Frame 1 (no input): blank canvas, image omitted
Frame 60 (no input): blank canvas, image omitted
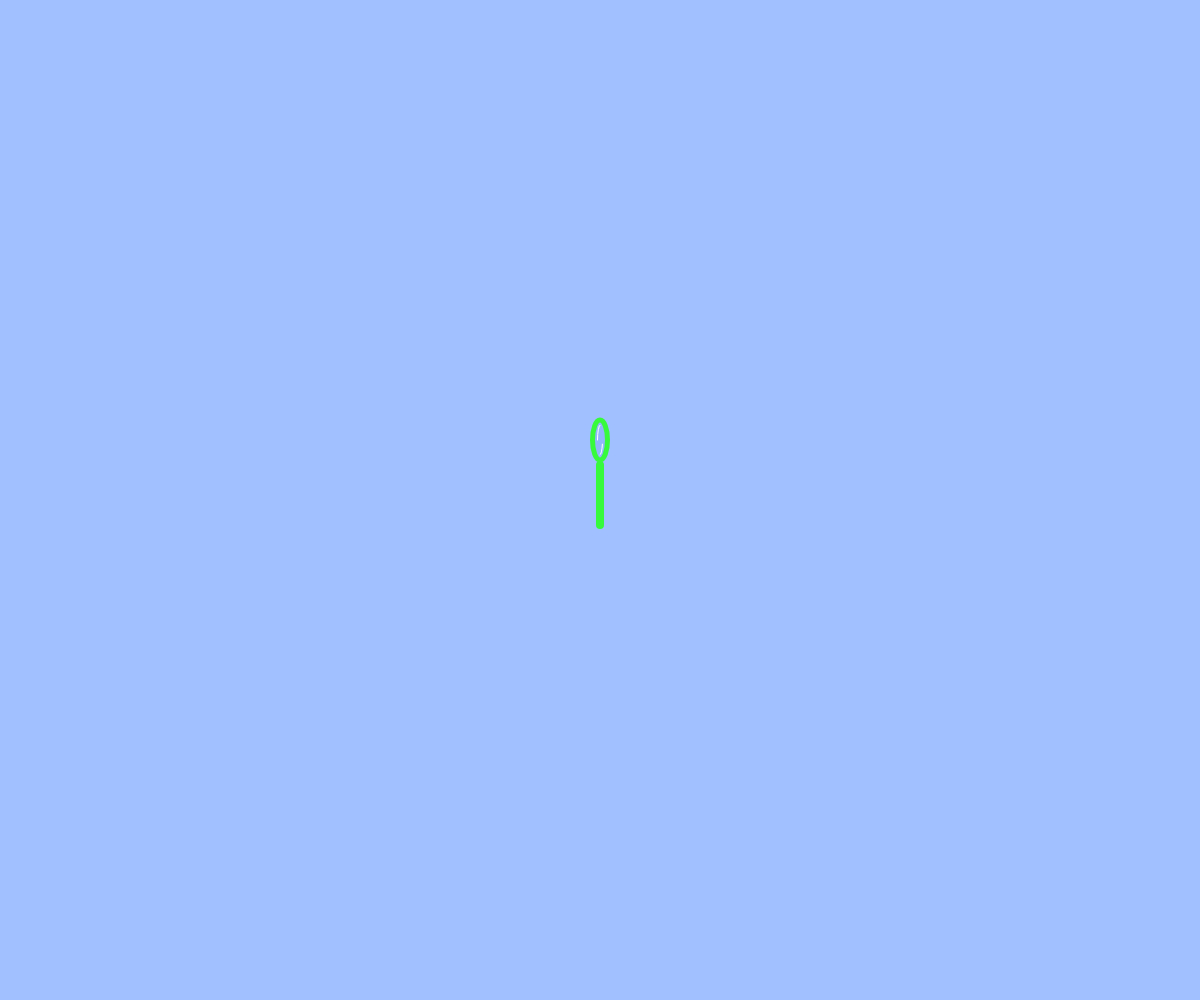
Frame 120 (the mouse pressed at the canvas centre since frame 60)

The p5.js sketch whose frames 1 and 60 were blank and that drew this single picture after the mouse press (run headless with seeded random() and noise() and a simulated clock; from frame 60 on, the mouse is pressed at the canvas centre):

// p5.js sketch
// ── sketch.js
//　テキスト「オブジェクト」
// 練習問題：ボールのサイズをランダムに変更してみよう
// 練習問題：何も操作しなくてもボールが湧いてくる機能を追加しよう

let balls;

function setup(){
  createCanvas(windowWidth, windowHeight);
  balls = [];
}

function draw(){
  background(160, 192, 255);
  for(let i = 0; i < balls.length; i++){
    let b = balls[i];
    noStroke();
    fill(255);
    ellipse(b.x, b.y, b.size);
    fill(146, 182, 252);
    ellipse(b.x, b.y, b.size*0.95);

    noFill();
    stroke(220, 66, 255);//紫
    strokeWeight(b.size/30);
    arc(b.x, b.y, b.size*0.9, b.size*0.9, HALF_PI+QUARTER_PI, PI+HALF_PI);
    arc(b.x, b.y, b.size*0.9, b.size*0.9, QUARTER_PI, HALF_PI);
    arc(b.x, b.y, b.size*0.9, b.size*0.9, 0, PI/8);
    stroke(78, 221, 252);//青
    arc(b.x, b.y, b.size*0.85, b.size*0.85, PI+HALF_PI+QUARTER_PI, QUARTER_PI);
    arc(b.x, b.y, b.size*0.85, b.size*0.85, HALF_PI+QUARTER_PI, PI+QUARTER_PI);
    arc(b.x, b.y, b.size*0.85, b.size*0.85, PI*4/3, PI*3/2);
    stroke(218, 255, 153);//緑
    arc(b.x, b.y, b.size*0.9, b.size*0.9, HALF_PI, HALF_PI+QUARTER_PI);
    arc(b.x, b.y, b.size*0.9, b.size*0.9, PI+QUARTER_PI, PI+HALF_PI+QUARTER_PI);
    stroke(255);//白
    arc(b.x, b.y, b.size*0.87, b.size*0.87, PI, PI*5/3);
    arc(b.x, b.y, b.size*0.87, b.size*0.87, PI/4, PI*2/3);
    strokeWeight(b.size/40);
    arc(b.x, b.y, b.size*0.77, b.size*0.77, PI, PI*5/3);
    strokeWeight(b.size/70);
    stroke(250, 235, 105);//黄
    arc(b.x, b.y, b.size*0.95, b.size*0.95, 0, PI/3);
    arc(b.x, b.y, b.size*0.95, b.size*0.95, PI*7/8, PI*15/8);
    stroke(78, 221, 252);//青
    strokeWeight(b.size/10);
    arc(b.x, b.y, b.size*0.5, b.size*0.5, PI/2, PI);

    noStroke();
    fill(255);
    ellipse(b.x-b.size*0.33, b.y-b.size/5, b.size/4, b.size/4);
    ellipse(b.x+b.size*0.38, b.y+b.size/5, b.size/6, b.size/6);

    b.x += b.vx;
    b.y += b.vy;
    b.vx += 0.1;
    b.vy -= 0.01;
  }
  // let b1={x:30, y:0, size:10, vx:0, vy:20};
  // balls.push(b1);
  // let b2={x:10, y:0, size:20, vx:0, vy:30};
  // balls.push(b2);
  // let b3={x:50, y:0, size:random(3, 10),vx:0, vy:10};
  // balls.push(b3);
  // let b4 ={x:70, y:0, size:10, vx:0, vy:20};
  // balls.push(b4);
  // let b5 = {x:90, y:0, size:20,vx:0, vy:30};
  // balls.push(b5);
  // let b6 = {x:130, y:0, size:40, vx:0, vy:50};
  // balls.push(b6);
  // let b7 = {x:200, y:0, size:random(7, 17),vx:0, vy:20};
  // balls.push(b7);
  // let b8 = {x:290, y:0, size:70, vx:0, vy:80};
  // balls.push(b8);
  // let b9 = {x:170, y:0, size:20,vx:0, vy:30};
  // balls.push(b9);
  // let b10 = {x:230, y:0, size:25, vx:0, vy:35};
  // balls.push(b10);
  // let b11 = {x:350, y:0, size:25, vx:0, vy:35};
  // let b12 = {x:380, y:0, size:random(7, 17),vx:0, vy:20};
  // let b13 = {x:410, y:0, size:20,vx:0, vy:30};
  // let b14 = {x:450, y:0, size:40, vx:0, vy:50};
  // let b15 = {x:490, y:0, size:20,vx:0, vy:30};
  // let b16 = {x:510, y:0, size:10, vx:0, vy:20};
  // let b17 = {x:530, y:0, size:random(3, 10),vx:0, vy:10};
  // let b18 = {x:550, y:0, size:10, vx:0, vy:20};
  // let b19 = {x:570, y:0, size:20, vx:0, vy:30};
  // balls.push(b11, b12, b13, b14, b15, b16, b17, b18, b19);

  if(mouseIsPressed){
    stroke(55, 250, 61);
    strokeWeight(5);
    fill(146, 182, 252);
    ellipse(mouseX, mouseY-60, 15, 40);
    strokeWeight(8);
    line(mouseX, mouseY-35, mouseX, mouseY+25);
    strokeWeight(2);
    // stroke(78, 221, 252);
    // arc(mouseX, mouseY-60, 5, 30, PI*7/5, PI*9/5);
    // stroke(220, 66, 255);
    // arc(mouseX, mouseY-60, 5, 30, PI/2, PI*3/5);
    // strokeWeight(1.5);
    // stroke(250, 235, 105);
    // arc(mouseX, mouseY-60, 7, 34, PI*3/5, PI*6/5);
    strokeWeight(1);
    stroke(255);
    arc(mouseX, mouseY-60, 5, 30, PI, PI*3/2);
    arc(mouseX, mouseY-60, 5, 30, PI/3, PI/2);
  }
}

function mouseDragged(){
  const dx = mouseX - pmouseX;
  const dy = mouseY - pmouseY;
  if(mag(dx, dy) > 5){
    const b = { x: mouseX, y: mouseY-55, size: random(10, 30), vx: -dx, vy: -dy };
    balls.push(b);
  }
}

function windowResized(){
  resizeCanvas(windowWidth, windowHeight);
}
